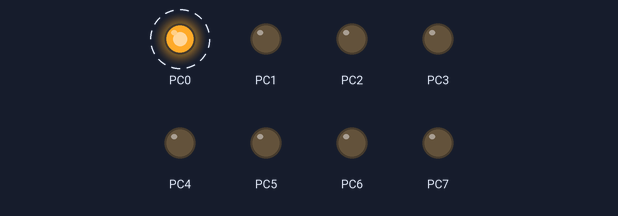
Simulated run of this program. Board: ATmega16, built with avr-gcc and emulated at 8 MHz. On the bench: output pins drawn as LEDs (lit = HIGH). Dashed ring = blinking.

Above: at 0.5 s.
Timing chart, 0 to 4.6 s (numbered marks = the images above):
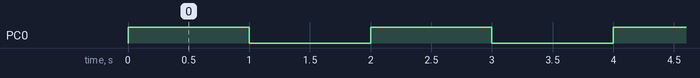

The program:

Practical_19.c
```c
//Interfacing Relay with AVR
#define F_CPU 8000000UL
#include<avr/io.h>
#include<util/delay.h>
int main()
{
  DDRC=0xFF;
  while(1)
  {
   PORTC=0x01;
   _delay_ms(1000);
   PORTC=0x00;
   _delay_ms(1000);

  }
}
```

Measured:
- by itself, PC0: alternates HIGH for 1.0 s and LOW for 1.0 s
